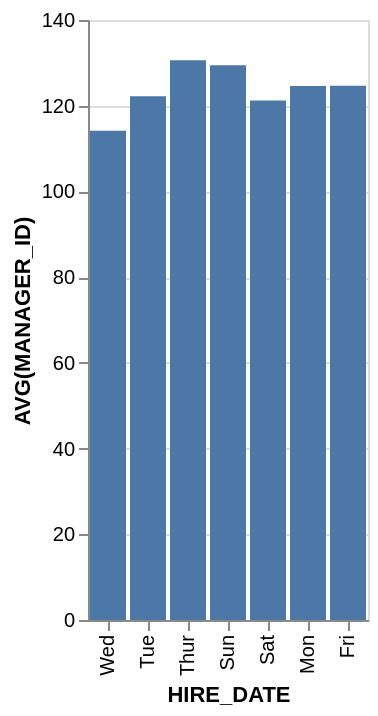

Describe this chart as a Vega-Lite specification.
### Vega-Lite specification from a JSON file in a GitHub repository (floating-point values rounded to 4 significant figures)
{"data": {"values": [{"x_data": "Mon", "y_data": 124.6}, {"x_data": "Tue", "y_data": 122.2}, {"x_data": "Wed", "y_data": 114.2}, {"x_data": "Thur", "y_data": 130.6}, {"x_data": "Fri", "y_data": 124.7}, {"x_data": "Sat", "y_data": 121.2}, {"x_data": "Sun", "y_data": 129.5}]}, "mark": "bar", "encoding": {"x": {"field": "x_data", "type": "nominal", "title": "HIRE_DATE", "sort": "descending"}, "y": {"field": "y_data", "type": "quantitative", "title": "AVG(MANAGER_ID)"}}}
